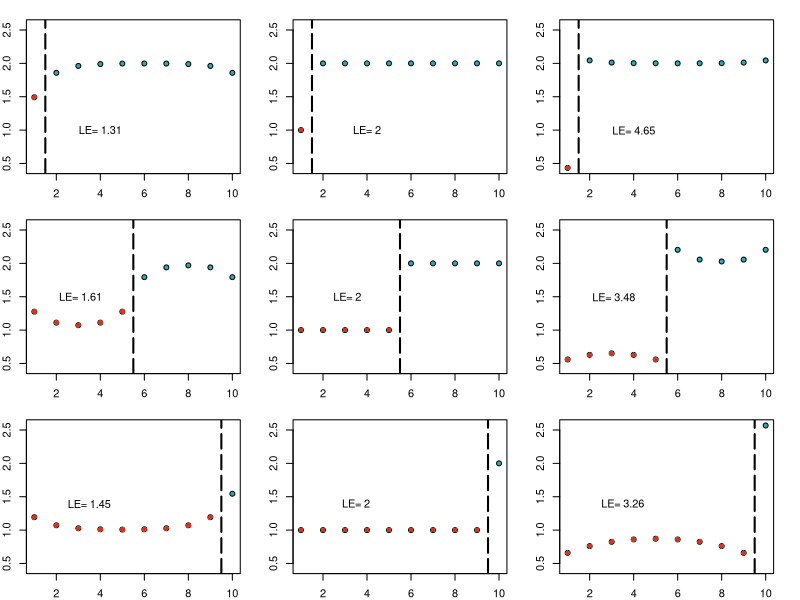

The R source for this figure:
##take off exponential term +1 and interference competition 
setwd("C:\\Users\\jiaojin1\\Downloads\\PhD work")

library(deSolve)



library(reshape)



library(ggplot2)



library(scales)



library(pheatmap)




################test
#####L is fishing ground while T is MPAs, total area is S
JAP08<-function(t, inits,parameters) {
   
   
with(as.list(c(inits, parameters)),{
    
x<-inits[1:L]
y<-inits[(L+1):(L+T)]

A<-array(NA,dim=c(1,(L+T)))

if(L==1)
{
A[1]<-r*x[1]-e*x[1]^2-(mu+F)*x[1]-D1*x[1]+D2/2*y[1]+D2/2*y[T]
}
else
{
A[1]<-r*x[1]-e*x[1]^2-(mu+F)*x[1]-D1*x[1]+D1/2*x[2]+D2/2*y[1]

A[L]<-r*x[1]-e*x[1]^2-(mu+F)*x[L]-D1*x[L]+D1/2*x[L-1]+D2/2*y[T]

}
if(L-1>=2)
{
for(i in 2:(L-1))
{
A[i]<-r*x[i]-e*x[i]^2-(mu+F)*x[i]-D1*x[i]+D1/2*(x[i-1]+x[i+1])
}
}
if(T==1)
{
A[(L+1)]<-r1*y[1]-e1*y[1]^2-mu*y[1]-D2*y[1]+D1/2*x[L]+D1/2*x[1]	
}
else
{
A[(L+1)]<-r1*y[1]-e1*y[1]^2-mu*y[1]-D2*y[1]+D2/2*y[2]+D1/2*x[1]
A[(T+L)]<-r1*y[T]-e1*y[T]^2-mu*y[T]-D2*y[T]+D2/2*y[T-1]+D1/2*x[L]
}
if(T-1>=2)
{
for(i in (L+2):(T+L-1))
{
A[i]<-r1*y[i-L]-e1*y[i-L]^2-mu*y[i-L]-D2*y[i-L]+D2/2*(y[i-L-1]+y[i-L+1])
}
}
list(c(A))
    
 }) 
}

#################

Timesteps=500

times <- seq(0, Timesteps, by = 1)

S=10

inits <- rep(1,S)


r<-c(1,2,5)

m<-0.5

F=0.25

##h is for MPA size, r is for differential movement
eqn1<-array(NA,dim=c(length(r),length(m),S))
eqn5<-array(NA,dim=c(length(r),length(m),S))
eqn9<-array(NA,dim=c(length(r),length(m),S))



for(i in 1:length(r))
{
  for(j in 1:length(m))
  {
  	for(z in 1:S)
  	{
  	parameters <- c(T=1,L=9,r=1,e=0.01,r1=1,e1=0.01,mu=0.5,D1=m[j]*r[i],D2=m[j],F=0.25) 
  	out= ode(y = inits, times = times, func = JAP08, parms = parameters)
  	eqn1[i,j,z]<-out[Timesteps+1,z+1]
  	
  	parameters <- c(T=5,L=5,r=1,e=0.01,r1=1,e1=0.01,mu=0.5,D1=m[j]*r[i],D2=m[j],F=0.25) 
  	out= ode(y = inits, times = times, func = JAP08, parms = parameters)
  	eqn5[i,j,z]<-out[Timesteps+1,z+1]
  	
  	parameters <- c(T=9,L=1,r=1,e=0.01,r1=1,e1=0.01,mu=0.5,D1=m[j]*r[i],D2=m[j],F=0.25) 
  	out= ode(y = inits, times = times, func = JAP08, parms = parameters)
  	eqn9[i,j,z]<-out[Timesteps+1,z+1]
     }
   }
}

##local effect
eqnmean1<-array(NA,dim=c(length(r),length(m),2))
eqnmean5<-array(NA,dim=c(length(r),length(m),2))
eqnmean9<-array(NA,dim=c(length(r),length(m),2))

loceff1.1<-array(NA,dim=c(length(r),length(m)))
loceff5.1<-array(NA,dim=c(length(r),length(m)))
loceff9.1<-array(NA,dim=c(length(r),length(m)))

for(i in 1:length(r))
{
  for(j in 1:length(m))
  {
  eqnmean1[i,j,1]<-mean(eqn1[i,j,1:9])
  eqnmean1[i,j,2]<-mean(eqn1[i,j,10])
  loceff1.1[i,j]<-eqnmean1[i,j,2]/eqnmean1[i,j,1]
  
  eqnmean5[i,j,1]<-mean(eqn5[i,j,1:5])
  eqnmean5[i,j,2]<-mean(eqn5[i,j,6:10])
  loceff5.1[i,j]<-eqnmean5[i,j,2]/eqnmean5[i,j,1]
  
  eqnmean9[i,j,1]<-mean(eqn9[i,j,1])
  eqnmean9[i,j,2]<-mean(eqn9[i,j,2:10])
  loceff9.1[i,j]<-eqnmean9[i,j,2]/eqnmean9[i,j,1]
  
  }
} 

den_bef<-100*(1-0.5-0.25)

###combine three datasets
bind1<-rbind(eqn1[,1,],eqn5[,1,],eqn9[,1,])
bind<-rbind(eqn1[,1,],eqn5[,1,],eqn9[,1,])/den_bef


###local effect calculation
L1high<-mean(eqn1[1,1,10])/mean(eqn1[1,1,1:9])
L2high<-mean(eqn1[2,1,10])/mean(eqn1[2,1,1:9])
L3high<-mean(eqn1[3,1,10])/mean(eqn1[3,1,1:9])

####local effect calculation
L1media<-mean(eqn5[1,1,6:10])/mean(eqn5[1,1,1:5])
L2media<-mean(eqn5[2,1,6:10])/mean(eqn5[2,1,1:5])
L3media<-mean(eqn5[3,1,6:10])/mean(eqn5[3,1,1:5])

##local effect calculation
L1small<-mean(eqn9[1,1,2:10])/mean(eqn9[1,1,1])
L2small<-mean(eqn9[2,1,2:10])/mean(eqn9[2,1,1])
L3small<-mean(eqn9[3,1,2:10])/mean(eqn9[3,1,1])


tiff("Close_system_Fig.S2.tiff", width=5,height=5, units='in',res=600)
par(mfrow=c(3,3))
par(mar=c(2,2,1.5,2))

###at small MPA size SM=1 
yval6<-eqn9[1,1,]/den_bef
plot(seq(1,10,1),eqn9[1,1,]/den_bef,lwd=2,xlab="",ylab="",ylim=c(min(bind),max(bind)),col="#31A9B8",pch=16)
points(seq(1,10,1),eqn9[1,1,]/den_bef,lwd=1,type="p",col="black")
points(1,yval6[1],col="#CF3721",pch=16)
abline(v=1.5,lwd=2,col="black",lty=5)
text(4,1,paste("LE=",round(mean(eqn9[1,1,2:10])/mean(eqn9[1,1,1]),digits=2)))

yval7<-eqn9[2,1,]/den_bef
plot(seq(1,10,1),eqn9[2,1,]/den_bef,lwd=2,type="p",lty=2,ylim=c(min(bind),max(bind)),col="#31A9B8",pch=16)
points(seq(1,10,1),eqn9[2,1,]/den_bef,lwd=1,type="p",col="black")
points(1,yval7[1],col="#CF3721",pch=16)
abline(v=1.5,lwd=2,col="black",lty=5)
text(4,1,paste("LE=",round(mean(eqn9[2,1,2:10])/mean(eqn9[2,1,1]),digits=2)))

yval8<-eqn9[3,1,]/den_bef
plot(seq(1,10,1),eqn9[3,1,]/den_bef,lwd=2,type="p",lty=3,ylim=c(min(bind),max(bind)),col="#31A9B8",pch=16)
points(seq(1,10,1),eqn9[3,1,]/den_bef,lwd=1,type="p",col="black")
points(1,yval8[1],col="#CF3721",pch=16)
abline(v=1.5,lwd=2,col="black",lty=5)
text(4,1,paste("LE=",round(mean(eqn9[3,1,2:10])/mean(eqn9[3,1,1]),digits=2)))

###at medium MPA size SM=5 
yval3<-eqn5[1,1,]/den_bef
plot(seq(1,10,1),yval3,lwd=2,type="p",pch=16,xlab="",ylab="",ylim=c(min(bind),max(bind)),col="#31A9B8")
points(seq(1,10,1),eqn5[1,1,]/den_bef,lwd=1,type="p",col="black")
points(1:5,yval3[1:5],type="p",pch=16,lwd=2,col="#CF3721")
abline(v=5.5,lwd=2,col="black",lty=5)
text(3.1,1.5,paste("LE=",round(mean(eqn5[1,1,6:10])/mean(eqn5[1,1,1:5]),digits=2)))

yval4<-eqn5[2,1,]/den_bef
plot(seq(1,10,1),eqn5[2,1,]/den_bef,lwd=2,type="p",lty=2,ylim=c(min(bind),max(bind)),pch=16,col="#31A9B8")
points(seq(1,10,1),eqn5[2,1,]/den_bef,lwd=1,type="p",col="black")
points(1:5,yval4[1:5],pch=16,lwd=2,col="#CF3721")
abline(v=5.5,lwd=2,col="black",lty=5)
text(3.1,1.5,paste("LE=",round(mean(eqn5[2,1,6:10])/mean(eqn5[2,1,1:5]),digits=2)))

yval5<-eqn5[3,1,]/den_bef
plot(seq(1,10,1),eqn5[3,1,]/den_bef,lwd=2,type="p",lty=3,ylim=c(min(bind),max(bind)),col="#31A9B8",pch=16)
points(seq(1,10,1),eqn5[3,1,]/den_bef,lwd=1,type="p",col="black")
points(1:5,yval5[1:5],lwd=2,pch=16,col="#CF3721")
abline(v=5.5,lwd=2,col="black",lty=5)
text(3.1,1.5,paste("LE=",round(mean(eqn5[3,1,6:10])/mean(eqn5[3,1,1:5]),digits=2)))

###at large MPA size SM=9 
yval<-eqn1[1,1,]/den_bef
plot(seq(1,10,1),yval,lwd=2,xlab="",ylab="",ylim=c(min(bind),max(bind)),pch=16,col="#31A9B8")
points(seq(1,10,1),eqn1[1,1,]/den_bef,lwd=1,type="p",col="black")
points(1:9,yval[1:9],type="p",pch=16,lwd=2,col="#CF3721")
abline(v=9.5,lwd=2,col="black",lty=5)
text(3.5,1.4,paste("LE=", round(mean(eqn1[1,1,10])/mean(eqn1[1,1,1:9]),digits=2)))
#plot(seq(1,10,1),eqn1[2,10,]/mean(eqn5[2,10,]),lwd=2,type="p",lty=2,ylim=c(min(bind),max(bind)))
yval1<-eqn1[2,1,]/den_bef
plot(1:10,yval1,lwd=2,type="p",lty=2,pch=16,ylim=c(min(bind),max(bind)),col="#31A9B8")
points(seq(1,10,1),eqn1[2,1,]/den_bef,lwd=1,type="p",col="black")
points(1:9,yval1[1:9],lwd=2,type="p",pch=16,col="#CF3721")
abline(v=9.5,lwd=2,col="black",lty=5)
text(3.5,1.4,paste("LE=",round(mean(eqn1[2,1,10])/mean(eqn1[2,1,1:9]),digits=2)))

yval2<-eqn1[3,1,]/den_bef
plot(seq(1,10,1),yval2,lwd=2,type="p",pch=16,lty=3,ylim=c(min(bind),max(bind)),col="#31A9B8")
points(seq(1,10,1),eqn1[3,1,]/den_bef,lwd=1,type="p",col="black")
points(1:9,yval2[1:9],lwd=2,type="p",pch=16,col="#CF3721")
abline(v=9.5,lwd=2,col="black",lty=5)
text(3.5,1.4,paste("LE=",round(mean(eqn1[3,1,10])/mean(eqn1[3,1,1:9]),digits=2)))

dev.off()
